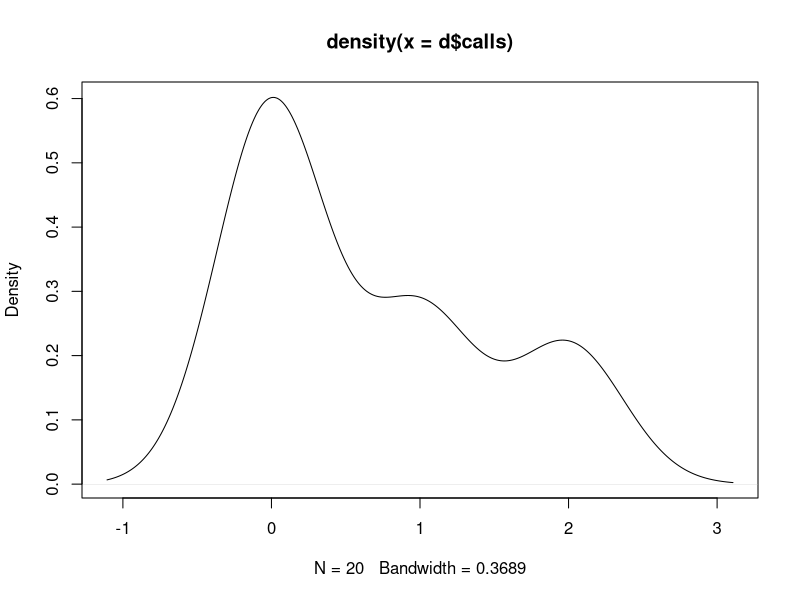
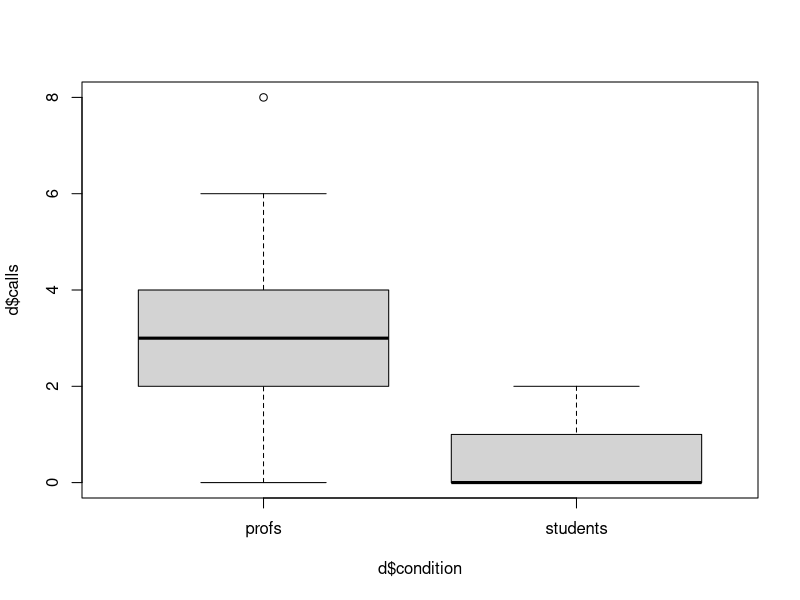
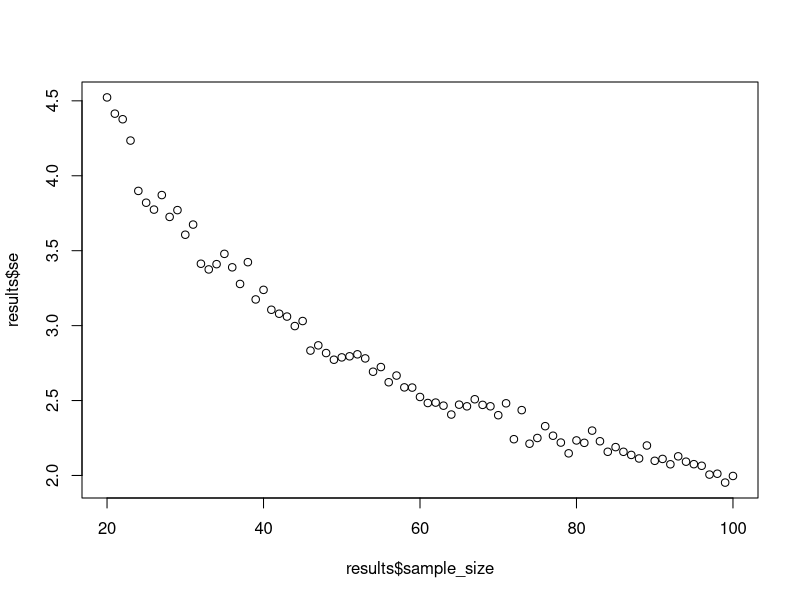
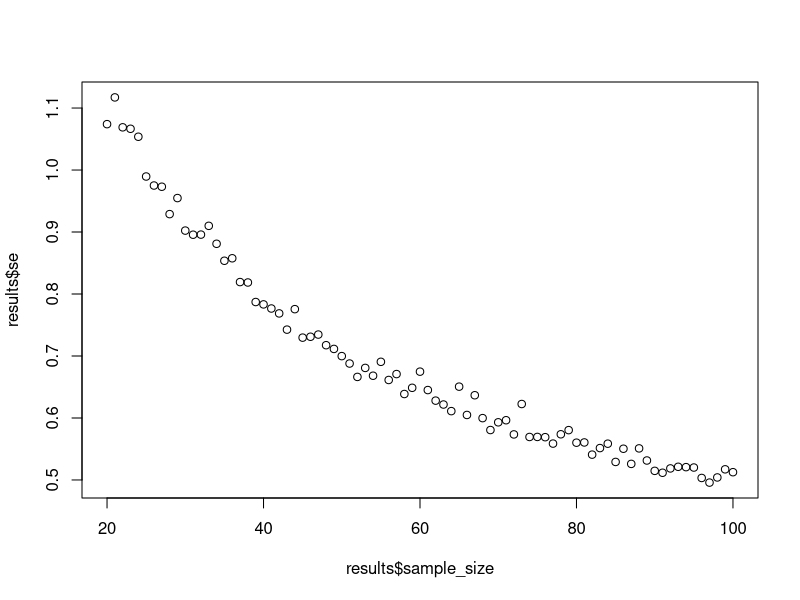
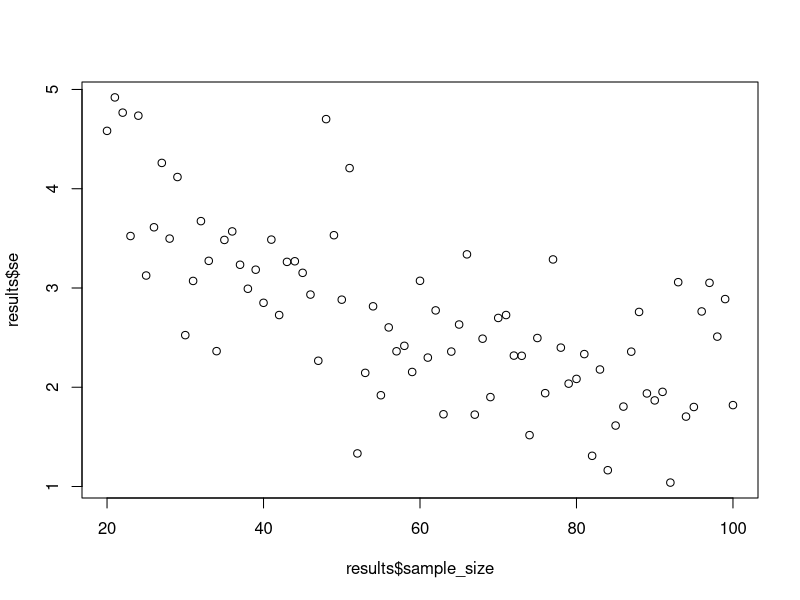
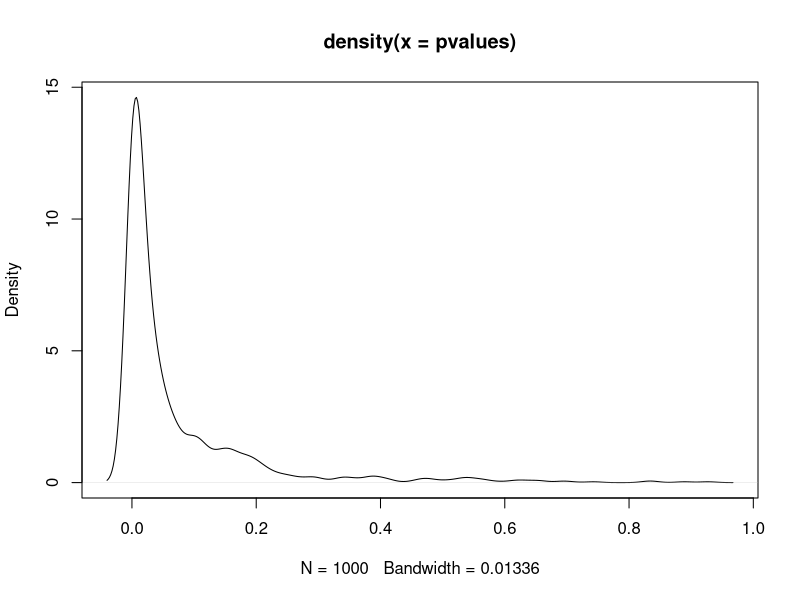
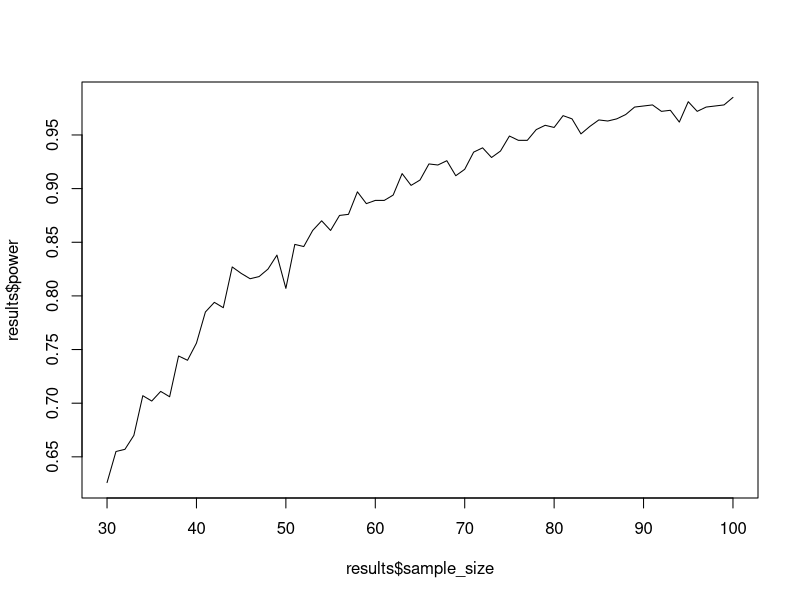
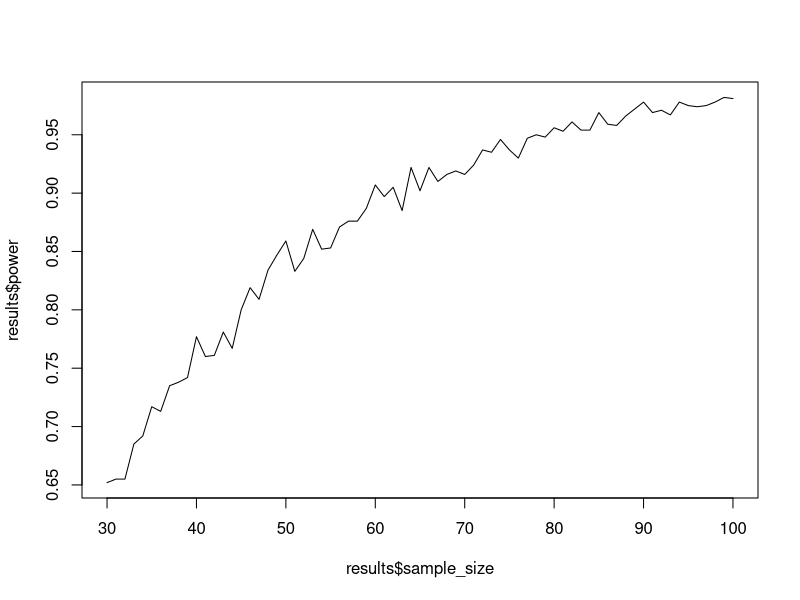

R code for these plots, in order:
## ---- chunk 1
groups <- letters[1:3]
my_sample <- sample(groups, 10, TRUE)
d <- data.frame(condition = as.factor(my_sample))
## ---- chunk 2
set.seed(1)
groups <- letters[1:3]
my_sample <- 
  sample(
    groups,
    100,
    TRUE,
    prob = c(0.7, 0.2, 0.1)
  )
sum(my_sample==groups[1])
## ---- chunk 3
set.seed(1)
sample(0:1, 10, replace = TRUE, prob = c(0.4, 0.6))

set.seed(1)
rbinom(10, 1, 0.6)
## ---- chunk 4
sample(letters, length(letters))
## ---- chunk 5
probs <- rep(1/length(letters), length(letters))
sample(letters, prob = probs)
## ---- chunk 6
#| eval: true
#| echo: false

groups <- letters[1:3]
participants <- length(groups) * 3
trials <- 5

d <- 
  data.frame(
    id = rep(1:participants, each = trials),
    condition = rep(groups, each = trials, times = 3),
    trial = rep(1:trials, times = participants)
  )

d
## ---- chunk 7
groups <- c("control", "treatment")
n <- 20
flips <- 10
fair <- 0.5
unfair <- 0.7
probs <- rep(c(fair, unfair), each = n/2)


d <- 
  data.frame(
    id = 1:20,
    condition = rep(groups, each = n/2),
    heads = rbinom(n, flips, prob = probs)
  )

aggregate(d$heads, by = list(d$condition), mean)
## ---- chunk 8
n <- 100
age <- runif(n, 20, 40)
grumpiness <- age*0.5 + rnorm(n, 100, 10)
cor(age, grumpiness)
## ---- chunk 9
n <- 20

d <- data.frame(
  id = 1:n,
  calls = rpois(n, 0.5)
)

plot(density(d$calls)) 
## ---- chunk 10
d <- rbind(
  d,
    data.frame(
    id = n+1:2*n,
    calls = rpois(n, 3)
  )
)

d$condition <- 
  rep(c("students", "profs"), each = 20)

t.test(d$calls ~ d$condition)

boxplot(d$calls ~ d$condition)
## ---- chunk 11
means <- c(100, 105, 107, 109)
sds <- c(9, 12, 10, 17)
n <- 20

d <- 
  data.frame(
    group = rep(c(letters[1:4]), times = n),
    score = rnorm(n*4, means, sds)
  )
## ---- chunk 12
replicate(5, sample(letters, 10))
## ---- chunk 13
replicate(5, rnorm(10, 10, 2))

for (i in 1:5) {
  print(rnorm(10, 10, 2))
}
## ---- chunk 14
n <- 50
mu <- 168
sd <- 20
se <- sd / sqrt(n)
means <- NULL 
draws <- 1e5

for (i in 1:draws) {
  means[i] <- mean(rnorm(n, mu, sd))
}

cat("The real SE is:", round(se, digits = 2), ". The simulated SE is:", round(sd(means), digits = 2), ".")

# with replicate
means <- 
  replicate(
    draws,
    rnorm(n, mu, sd)
  )

sd(colMeans(means))
## ---- chunk 15
mu <- 168
sd <- 20
draws <- 1e3
min_sample <- 20
max_sample <- 100

results <- 
  data.frame(
    sample_size = NULL,
    se = NULL
  )

for (i in min_sample:max_sample) {
  
  sample_means <- NULL
  
  for (j in 1:draws) {
    sample_means[j] <- mean(rnorm(i, mu, sd))
  }
  
  se <- sd(sample_means)
  
  results <- rbind(
    results,
    data.frame(
      sample_size = i,
      se = se
    )
  )
}

plot(results$sample_size, results$se)
## ---- chunk 16
sample_against_se <- 
  function(
    mu = 168,
    sd = 20,
    draws = 1e3,
    min_sample = 20,
    max_sample = 100
  ) {
    results <- 
      data.frame(
        sample_size = NULL,
        se = NULL
      )
    
    for (i in min_sample:max_sample) {
      
      sample_means <- NULL
      
      for (j in 1:draws) {
        sample_means[j] <- mean(rnorm(i, mu, sd))
      }
      
      se <- sd(sample_means)
      
      results <- rbind(
        results,
        data.frame(
          sample_size = i,
          se = se
        )
      )
    }
    
    return(plot(results$sample_size, results$se))
  }
## ---- chunk 17
sample_against_se(sd = 5)
sample_against_se(draws = 10)
## ---- chunk 18
# sample size
n <- 30
h0 <- 173 # test against this null
h1 <- 175.6 # true population  effect
sd <- 7
alpha <- 0.05
draws <- 1e3

pvalues <- NULL

for (i in 1:draws) {
  d <- rnorm(n, h1, sd)
  z <- (mean(d) - h0) / (sd / sqrt(n))
  pvalues[i] <- pnorm(z, lower.tail = FALSE)
}

plot(density(pvalues))
## ---- chunk 19
sum(pvalues < 0.05)/length(pvalues)
## ---- chunk 20
power_function <- 
  function(
    h0 = 173,
    h1 = 175.6,
    sd = 7,
    alpha = 0.05,
    draws = 1e3,
    min_sample = 30,
    max_sample = 100
  ) {
    results <- 
      data.frame(
        sample_size = NULL,
        power = NULL
      )
    
    for (i in min_sample:max_sample) {
      
      pvalues <- NULL
      
      for (j in 1:draws) {
        d <- rnorm(i, h1, sd)
        z <- (mean(d) - h0) / (sd / sqrt(i))
        pvalues[j] <- pnorm(z, lower.tail = FALSE)
      }
      
      results <- rbind(
        results,
        data.frame(
          sample_size = i,
          power = sum(pvalues < 0.05)/length(pvalues)
        )
      )
    }
    
    return(plot(results$sample_size, results$power, type = "l"))
  }

power_function()
## ---- chunk 21
power_function_t <- 
  function(
    h0 = 173,
    h1 = 175.6,
    sd = 7,
    alpha = 0.05,
    draws = 1e3,
    min_sample = 30,
    max_sample = 100
  ) {
    results <- 
      data.frame(
        sample_size = NULL,
        power = NULL
      )
    
    for (i in min_sample:max_sample) {
      
      pvalues <- NULL
      
      for (j in 1:draws) {
        d <- rnorm(i, h1, sd)
        t <- t.test(d, mu = h0,alternative = "greater")
        pvalues[j] <- t$p.value
      }
      
      results <- rbind(
        results,
        data.frame(
          sample_size = i,
          power = sum(pvalues < 0.05)/length(pvalues)
        )
      )
    }
    
    return(plot(results$sample_size, results$power, type = "l"))
  }

power_function()
## ---- chunk 22
power_function_t(h1 = h0+1)
